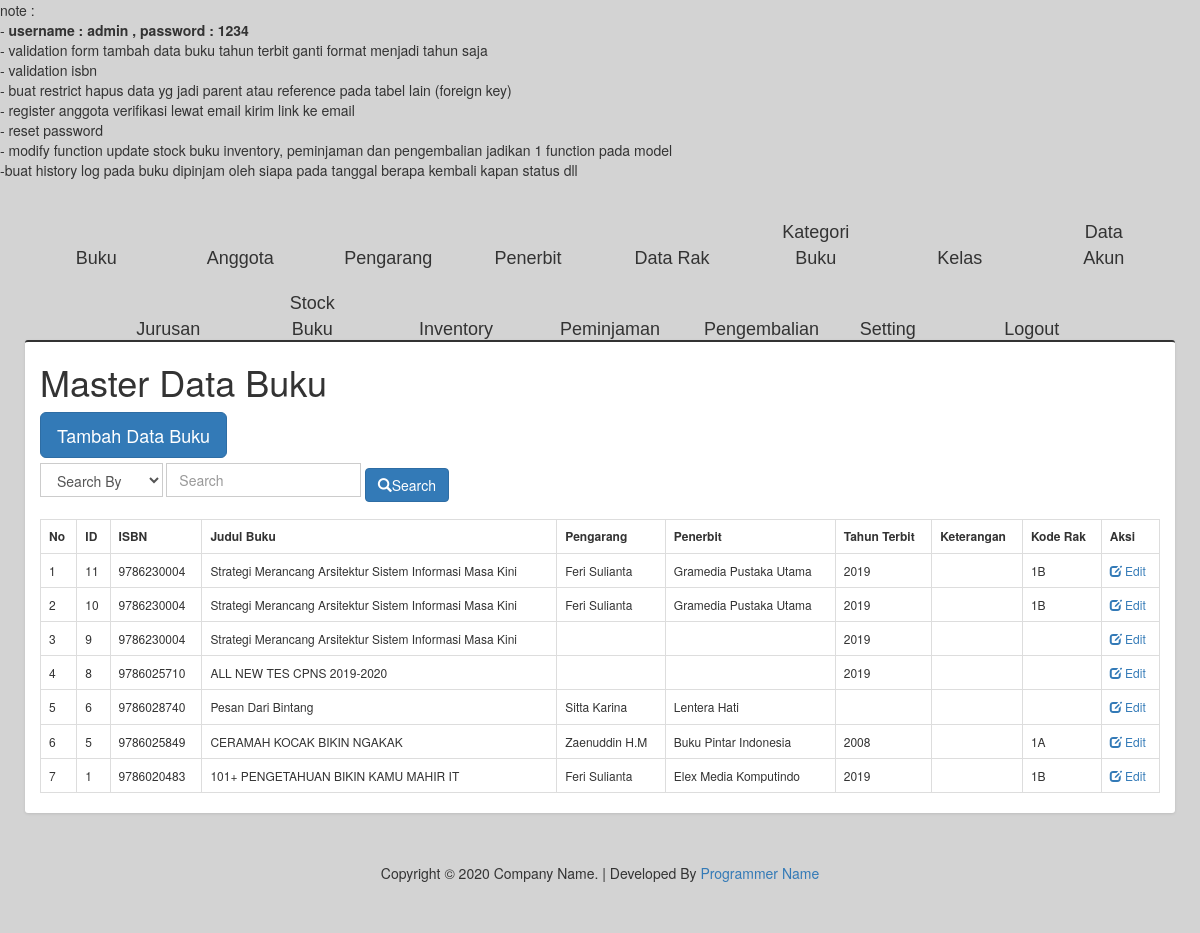
The app's page /index.php/data_buku, older data.
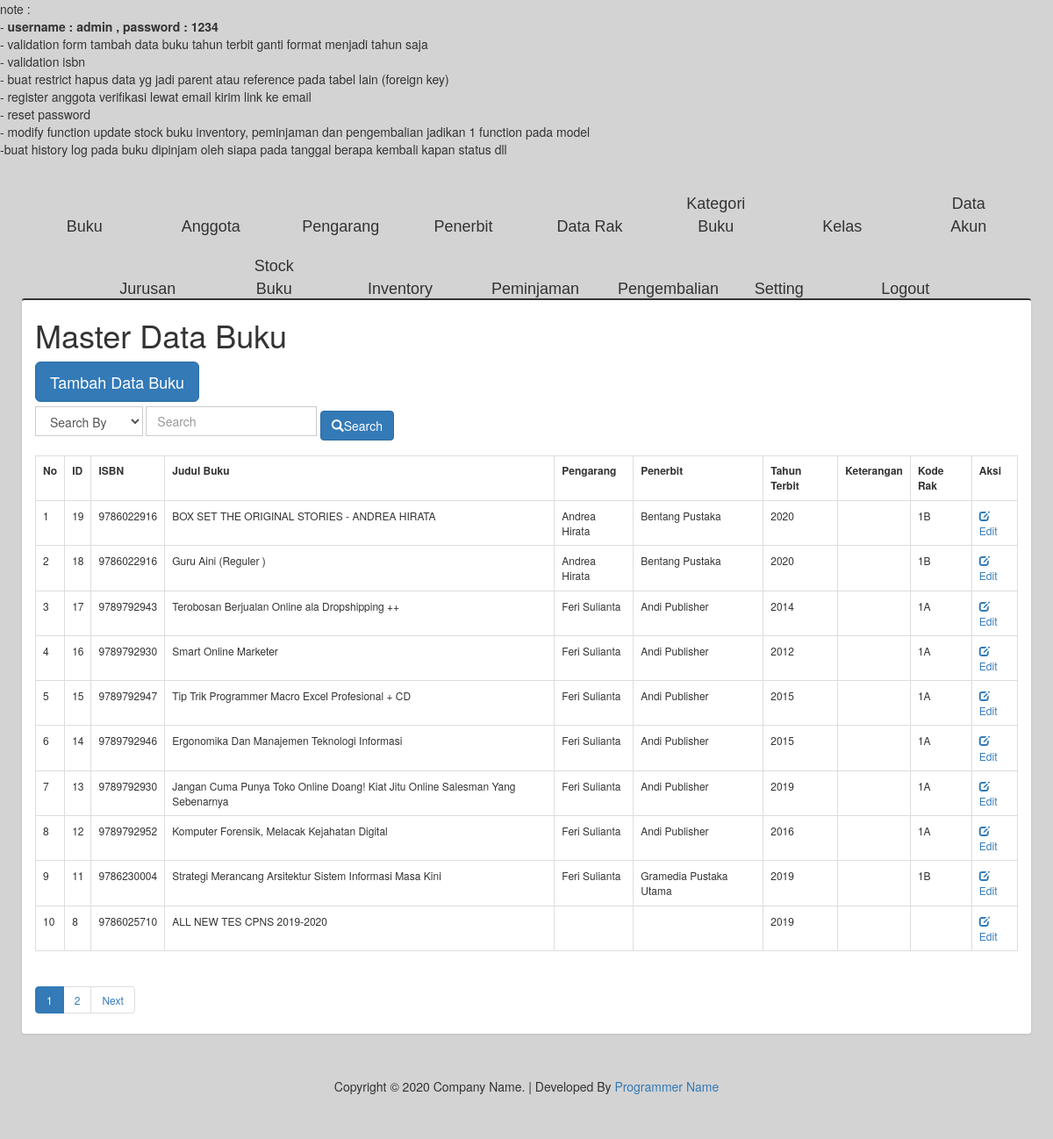
The same page, newer data.
### tables this page shows
CREATE TABLE `data_buku` (
  `id_buku` int(11) NOT NULL,
  `isbn` varchar(10) DEFAULT NULL,
  `judul_buku` varchar(200) DEFAULT NULL,
  `id_pengarang_buku` int(11) DEFAULT NULL,
  `id_penerbit` int(11) DEFAULT NULL,
  `tahun_terbit` year(4) DEFAULT NULL,
  `keterangan` varchar(255) DEFAULT NULL,
  `id_rak` int(11) DEFAULT NULL
);

CREATE TABLE `data_pengarang` (
  `id_pengarang` int(11) NOT NULL,
  `nama_pengarang` varchar(200) DEFAULT NULL,
  `desc` varchar(10) DEFAULT 'pengarang'
);

CREATE TABLE `data_penerbit` (
  `id_penerbit` int(11) NOT NULL,
  `nama_penerbit` varchar(45) DEFAULT NULL,
  `desc` varchar(10) DEFAULT 'penerbit'
);

CREATE TABLE `data_rak` (
  `id_rak` int(11) NOT NULL,
  `kode_rak` varchar(5) DEFAULT NULL,
  `desc` varchar(10) DEFAULT 'rak'
);

### index.php (called while the page is built, shortened)
<?php
require_once BASEPATH.'core/CodeIgniter.php';

### application/models/Model_buku.php (called while the page is built, shortened)
<?php
class Model_buku extends CI_Model {
	public function view_data_buku($limit = null, $offset = null){
		$sql = 'SELECT data_buku.id_buku, data_buku.isbn, data_buku.judul_buku, data_pengarang.nama_pengarang, data_penerbit.nama_penerbit, data_buku.tahun_terbit, data_buku.keterangan, data_rak.kode_rak
				FROM data_buku
				LEFT JOIN data_pengarang ON data_buku.id_pengarang_buku = data_pengarang.id_pengarang
				LEFT JOIN data_penerbit ON data_buku.id_penerbit = data_penerbit.id_penerbit
				LEFT JOIN data_rak ON data_buku.id_rak = data_rak.id_rak
				ORDER BY data_buku.id_buku DESC';
				if($limit){
					if(!$offset){
						$sql .= " LIMIT $limit";
					}else{
						$sql .= " LIMIT $limit OFFSET $offset";
					}
				}
		$query = $this->db->query($sql);
		return $query->result();
	}
}

### application/views/contents/view_data_buku.php (the view, shortened to what this page needs)
<div class="container box">
	<div class="row">
		<div class="col-lg-6">
			<h1><?php echo $title; ?></h1>
		</div>
	</div>
	<div class="row">
		<div class="col-lg-12">
			<a href="<?php echo base_url('data_buku/tambah_data_buku'); ?>" class="btn btn-primary btn-lg">Tambah Data Buku</a>
		</div>
	</div>
	<div class="row">
		<div class="col-lg-12">
		<?=form_open(base_url() . 'data_buku/search'); ?>
		<div class="form-inline">
			<div class="form-group">
				<select name="selCategory" class="form-control">
					<option value="0">Search By</option>
				</select>
				<input type="text" class="form-control" name="txtSearch" placeholder="Search">
				<button type="submit" name="btnSearch" class="btn btn-primary"><i class="glyphicon glyphicon-search"></i>Search</button>
			</div>
		</div>
		<?=form_close(); ?>
		</div>
	</div>
	<br>
	<div class="row">
		<div class="col-lg-12">
		<table class="table table-bordered">
		<tr>
			<th>No</th>
			<th>ID</th>
			<th>ISBN</th>
			<th>Judul Buku</th>
			<th>Pengarang</th>
			<th>Penerbit</th>
			<th>Tahun Terbit</th>
			<th>Keterangan</th>
			<th>Kode Rak</th>
			<th>Aksi</th>
		</tr>
		<?php
		$no = 1;
		foreach ($books as $book): ?>
		<tr>
			<td><?php echo $no; ?></td>
			<td><?php echo $book->id_buku; ?></td>
			<td><?php echo $book->isbn; ?></td>
			<td><?php echo $book->judul_buku; ?></td>
			<td><?php echo $book->nama_pengarang; ?></td>
			<td><?php echo $book->nama_penerbit; ?></td>
			<td><?php echo $book->tahun_terbit; ?></td>
			<td><?php echo $book->keterangan; ?></td>
			<td><?php echo $book->kode_rak; ?></td>
			<td><a href="<?php echo base_url('data_buku/edit_data_buku/') . $book->id_buku; ?>"><span class="glyphicon glyphicon-edit"></span> Edit</a></td>
		</tr>
		<?php $no++; ?>
		<?php endforeach ?>
	</table>
	<?php echo $this->pagination->create_links(); ?>
	</div>
	</div>
</div>

Row changes from the older to the newer data that the page shows:
removed data_buku: id_buku "10", isbn "9786230004", judul_buku "Strategi Merancang Arsitektur Sistem Informasi Masa Kini", data_pengarang.nama_pengarang "Feri Sulianta", id_penerbit.nama_penerbit "Gramedia Pustaka Utama", tahun_terbit "2019", id_rak.kode_rak "1B"
removed data_buku: id_buku "9", isbn "9786230004", judul_buku "Strategi Merancang Arsitektur Sistem Informasi Masa Kini", tahun_terbit "2019"
no longer on this page (row unchanged): data_buku: id_buku "6", isbn "9786028740", judul_buku "Pesan Dari Bintang", data_pengarang.nama_pengarang "Sitta Karina", id_penerbit.nama_penerbit "Lentera Hati"
no longer on this page (row unchanged): data_buku: id_buku "5", isbn "9786025849", judul_buku "CERAMAH KOCAK BIKIN NGAKAK", data_pengarang.nama_pengarang "Zaenuddin H.M", id_penerbit.nama_penerbit "Buku Pintar Indonesia", tahun_terbit "2008", id_rak.kode_rak "1A"
no longer on this page (row unchanged): data_buku: id_buku "1", isbn "9786020483", judul_buku "101+ PENGETAHUAN BIKIN KAMU MAHIR IT", data_pengarang.nama_pengarang "Feri Sulianta", id_penerbit.nama_penerbit "Elex Media Komputindo", tahun_terbit "2019", id_rak.kode_rak "1B"
added data_buku: id_buku "19", isbn "9786022916", judul_buku "BOX SET THE ORIGINAL STORIES - ANDREA HIRATA", data_pengarang.nama_pengarang "Andrea Hirata", id_penerbit.nama_penerbit "Bentang Pustaka", tahun_terbit "2020", id_rak.kode_rak "1B"
added data_buku: id_buku "18", isbn "9786022916", judul_buku "Guru Aini (Reguler )", data_pengarang.nama_pengarang "Andrea Hirata", id_penerbit.nama_penerbit "Bentang Pustaka", tahun_terbit "2020", id_rak.kode_rak "1B"
added data_buku: id_buku "17", isbn "9789792943", judul_buku "Terobosan Berjualan Online ala Dropshipping ++", data_pengarang.nama_pengarang "Feri Sulianta", id_penerbit.nama_penerbit "Andi Publisher", tahun_terbit "2014", id_rak.kode_rak "1A"
added data_buku: id_buku "16", isbn "9789792930", judul_buku "Smart Online Marketer", data_pengarang.nama_pengarang "Feri Sulianta", id_penerbit.nama_penerbit "Andi Publisher", tahun_terbit "2012", id_rak.kode_rak "1A"
added data_buku: id_buku "15", isbn "9789792947", judul_buku "Tip Trik Programmer Macro Excel Profesional + CD", data_pengarang.nama_pengarang "Feri Sulianta", id_penerbit.nama_penerbit "Andi Publisher", tahun_terbit "2015", id_rak.kode_rak "1A"
added data_buku: id_buku "14", isbn "9789792946", judul_buku "Ergonomika Dan Manajemen Teknologi Informasi", data_pengarang.nama_pengarang "Feri Sulianta", id_penerbit.nama_penerbit "Andi Publisher", tahun_terbit "2015", id_rak.kode_rak "1A"
added data_buku: id_buku "13", isbn "9789792930", judul_buku "Jangan Cuma Punya Toko Online Doang! Kiat Jitu Online Salesman Yang Sebenarnya", data_pengarang.nama_pengarang "Feri Sulianta", id_penerbit.nama_penerbit "Andi Publisher", tahun_terbit "2019", id_rak.kode_rak "1A"
added data_buku: id_buku "12", isbn "9789792952", judul_buku "Komputer Forensik, Melacak Kejahatan Digital", data_pengarang.nama_pengarang "Feri Sulianta", id_penerbit.nama_penerbit "Andi Publisher", tahun_terbit "2016", id_rak.kode_rak "1A"
Text that changed along with them:
$this->pagination->create_links(): (not shown) → "1 2 Next"
